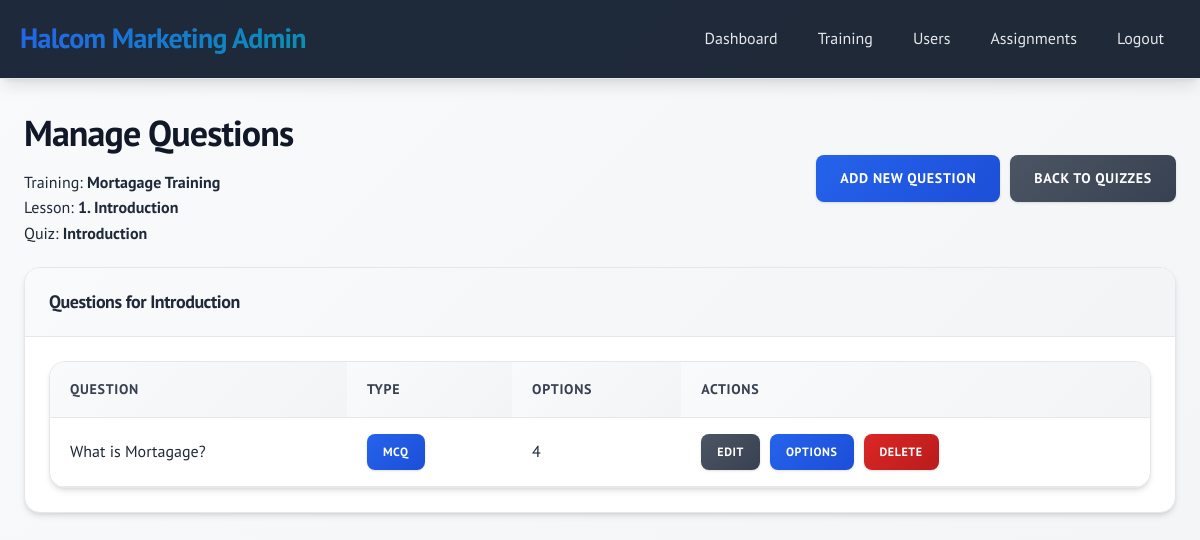
The page /admin/questions.php?quiz_id=2 (signed in) on the database its author committed.
### tables this page shows
CREATE TABLE `quizzes` (
  `id` int(11) NOT NULL AUTO_INCREMENT,
  `lesson_id` int(11) NOT NULL,
  `title` varchar(200) NOT NULL,
  `passing_score` int(11) NOT NULL DEFAULT 70,
  `created_at` timestamp NOT NULL DEFAULT current_timestamp(),
  PRIMARY KEY (`id`),
  KEY `lesson_id` (`lesson_id`),
  CONSTRAINT `quizzes_ibfk_1` FOREIGN KEY (`lesson_id`) REFERENCES `lessons` (`id`) ON DELETE CASCADE
);

CREATE TABLE `courses` (
  `id` int(11) NOT NULL AUTO_INCREMENT,
  `title` varchar(200) NOT NULL,
  `description` text DEFAULT NULL,
  `created_by` int(11) NOT NULL,
  `created_at` timestamp NOT NULL DEFAULT current_timestamp(),
  PRIMARY KEY (`id`),
  KEY `created_by` (`created_by`),
  CONSTRAINT `courses_ibfk_1` FOREIGN KEY (`created_by`) REFERENCES `users` (`id`) ON DELETE CASCADE
);

CREATE TABLE `lessons` (
  `id` int(11) NOT NULL AUTO_INCREMENT,
  `course_id` int(11) NOT NULL,
  `title` varchar(200) NOT NULL,
  `content` text DEFAULT NULL,
  `video_url` varchar(500) DEFAULT NULL,
  `embed_code` text DEFAULT NULL,
  `audio_url` varchar(500) DEFAULT NULL,
  `reference_files` text DEFAULT NULL,
  `position` int(11) NOT NULL DEFAULT 1,
  `created_at` timestamp NOT NULL DEFAULT current_timestamp(),
  PRIMARY KEY (`id`),
  KEY `course_id` (`course_id`),
  CONSTRAINT `lessons_ibfk_1` FOREIGN KEY (`course_id`) REFERENCES `courses` (`id`) ON DELETE CASCADE
);

CREATE TABLE `questions` (
  `id` int(11) NOT NULL AUTO_INCREMENT,
  `quiz_id` int(11) NOT NULL,
  `question_text` text NOT NULL,
  `type` enum('mcq','essay') NOT NULL DEFAULT 'mcq',
  `created_at` timestamp NOT NULL DEFAULT current_timestamp(),
  PRIMARY KEY (`id`),
  KEY `quiz_id` (`quiz_id`),
  CONSTRAINT `questions_ibfk_1` FOREIGN KEY (`quiz_id`) REFERENCES `quizzes` (`id`) ON DELETE CASCADE
);

### admin/questions.php (the view, shortened to what this page needs)
<?php
$pdo = getDBConnection();
$quiz_id = $_GET['quiz_id'] ?? null;
$stmt = $pdo->prepare("
    SELECT q.*, l.title as lesson_title, c.title as Training_title
    FROM quizzes q
    JOIN lessons l ON q.lesson_id = l.id
    JOIN courses c ON l.course_id = c.id
    WHERE q.id = ?
");
$stmt->execute([$quiz_id]);
$quiz = $stmt->fetch();
$stmt = $pdo->prepare("
    SELECT q.*, COUNT(qo.id) as option_count
    FROM questions q
    LEFT JOIN question_options qo ON q.id = qo.question_id
    WHERE q.quiz_id = ?
    GROUP BY q.id
    ORDER BY q.created_at
");
$stmt->execute([$quiz_id]);
$questions = $stmt->fetchAll();
?>
<!DOCTYPE html>
<html lang="en">
<head>
    <link rel="stylesheet" href="../assets/css/style.css">
</head>
<body>
    <div class="header">
        <div class="header-content">
            <div class="logo">Halcom Marketing Admin</div>
            <div class="nav">
                <a href="dashboard.php">Dashboard</a>
                <a href="trainings.php">Training</a>
                <a href="users.php">Users</a>
                <a href="training_assignments.php">Assignments</a>
                <a href="../auth/logout.php">Logout</a>
            </div>
        </div>
    </div>
    <div class="container">
        <div class="d-flex justify-between align-center mb-20">
            <div>
                <h1>Manage Questions</h1>
                <p>Training: <strong><?php echo htmlspecialchars($quiz['Training_title']); ?></strong></p>
                <p>Lesson: <strong><?php echo htmlspecialchars($quiz['lesson_title']); ?></strong></p>
                <p>Quiz: <strong><?php echo htmlspecialchars($quiz['title']); ?></strong></p>
            </div>
            <div class="d-flex gap-10">
                <a href="question_form.php?quiz_id=<?php echo $quiz_id; ?>" class="btn btn-primary">Add New Question</a>
                <a href="quizzes.php?lesson_id=<?php echo $quiz['lesson_id']; ?>" class="btn btn-secondary">Back to Quizzes</a>
            </div>
        </div>
        <div class="card">
            <div class="card-header">
                Questions for <?php echo htmlspecialchars($quiz['title']); ?>
            </div>
            <div class="card-body">
                <?php if (empty($questions)): ?>
                    <p>No questions found. <a href="question_form.php?quiz_id=<?php echo $quiz_id; ?>">Create your first question</a>.</p>
                <?php else: ?>
                    <div class="table-container">
                        <table>
                            <thead>
                                <tr>
                                    <th>Question</th>
                                    <th>Type</th>
                                    <th>Options</th>
                                    <th>Actions</th>
                                </tr>
                            </thead>
                            <tbody>
                                <?php foreach ($questions as $question): ?>
                                    <tr>
                                        <td><?php echo htmlspecialchars(substr($question['question_text'], 0, 100)) . (strlen($question['question_text']) > 100 ? '...' : ''); ?></td>
                                        <td>
                                            <span class="btn btn-sm <?php echo $question['type'] === 'mcq' ? 'btn-primary' : 'btn-secondary'; ?>">
                                                <?php echo strtoupper($question['type']); ?>
                                            </span>
                                        </td>
                                        <td><?php echo $question['option_count']; ?></td>
                                        <td>
                                            <div class="d-flex gap-10">
                                                <a href="question_form.php?id=<?php echo $question['id']; ?>" class="btn btn-sm btn-secondary">Edit</a>
                                                <a href="question_options.php?question_id=<?php echo $question['id']; ?>" class="btn btn-sm btn-primary">Options</a>
                                                <a href="questions.php?quiz_id=<?php echo $quiz_id; ?>&delete=<?php echo $question['id']; ?>"
                                                   class="btn btn-sm btn-danger"
                                                   onclick="return confirm('Are you sure you want to delete this question? This will also delete all associated options.')">Delete</a>
                                            </div>
                                        </td>
                                    </tr>
                                <?php endforeach; ?>
                            </tbody>
                        </table>
                    </div>
                <?php endif; ?>
            </div>
        </div>
    </div>
</body>
</html>

### rows shown on the page
quizzes: courses.title "Mortagage Training", lesson.title "1. Introduction", title "Introduction"
questions: question_text "What is Mortagage?", type "MCQ", option_count "4"
